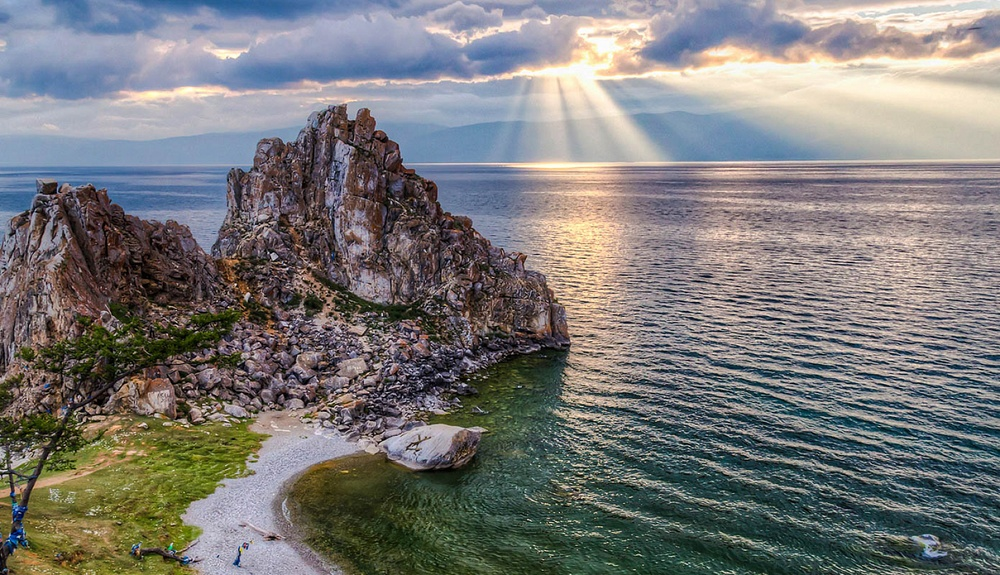
#> input picture data/test.jpg, 1000 x 575 px, shrunk from 1600 x 920 before the run
$ python denoising.py
#> lines starting #> are read from the running program, lines starting #| are printed output that depends on the picture
import cv2
import numpy as np
import matplotlib.pyplot as plt
from skimage.util import random_noise

def calculate_mse(img1, img2):
    """Вычисление среднеквадратичной ошибки"""
    return np.mean((img1.astype(np.float64) - img2.astype(np.float64)) ** 2)

def calculate_psnr(img1, img2):
    """Вычисление пикового отношения сигнал-шум"""
    mse = calculate_mse(img1, img2)
    if mse == 0:
        return float('inf')
    max_pixel = 255.0
    return 20 * np.log10(max_pixel / np.sqrt(mse))

def generate_salt_pepper_noise(img, noise_percent):
    """Генерация шума 'соль-перец'"""
    height, width, channels = img.shape
    mask = np.ones((height, width, channels))
    mask_size = height * width

    num_zeros = int(mask_size * noise_percent)

    for channel in range(channels):
        indices_to_change = np.random.choice(mask_size, num_zeros, replace=False)
        mask[indices_to_change % height, indices_to_change // height, channel] = 0

    return (img * mask).astype(np.uint8), mask

def display_comparison(images, titles, rows, cols, figsize=(15, 10),image_title="comparison"):
    """Функция для отображения сравнения изображений"""
    plt.figure(figsize=figsize)
    for i, (img, title) in enumerate(zip(images, titles)):
        plt.subplot(rows, cols, i + 1)
        if len(img.shape) == 2:
            plt.imshow(img, cmap='gray')
        else:
            plt.imshow(cv2.cvtColor(img, cv2.COLOR_BGR2RGB))
        plt.title(title)
        plt.axis('off')
    plt.tight_layout()
    plt.savefig(f'denoising_output/{image_title}.png', dpi=300, bbox_inches='tight')
    plt.show()

def save_image(image, title="Image", save_name=None):
    """Отображение изображения с возможностью сохранения"""
    plt.figure(figsize=(8, 6))
    if len(image.shape) == 2:
        plt.imshow(image, cmap='gray')
    else:
        plt.imshow(image)
    plt.title(title)
    plt.axis('off')
    plt.tight_layout()

    if save_name:
        plt.savefig(f'denoising_output/{save_name}', dpi=300, bbox_inches='tight')
    plt.show()

def main():
    img = cv2.imread('data/test.jpg')
#> img is the input picture: shape (575, 1000, 3); mean B, G, R 119.8, 120.9, 121.9
    if img is None:
        print("Ошибка: Не удалось загрузить изображение 'data/test.jpg'")
        return

    img_rgb = cv2.cvtColor(img, cv2.COLOR_BGR2RGB)

    print("=== Часть 1: Сжатие JPEG и оценка качества ===")

    flag, encoded_img = cv2.imencode('.jpg', img, [cv2.IMWRITE_JPEG_QUALITY, 50])
    print(f"Сжатие успешно: {flag}")
#| Сжатие успешно: True
    print(f"Размер до сжатия: {img.size} байт")
#| Размер до сжатия: 1725000 байт
    print(f"Размер после сжатия: {encoded_img.size} байт")
#| Размер после сжатия: 101905 байт

    decoded_img = cv2.imdecode(encoded_img, cv2.IMREAD_COLOR)
    decoded_img_rgb = cv2.cvtColor(decoded_img, cv2.COLOR_BGR2RGB)

    mse = calculate_mse(img_rgb, decoded_img_rgb)
#> mse = 94.93
    psnr = calculate_psnr(img_rgb, decoded_img_rgb)
#> psnr = 28.36
    print(f"Среднеквадратичная ошибка (MSE): {mse:.2f}")
#| Среднеквадратичная ошибка (MSE): 94.93
    print(f"Пиковое отношение сигнал-шум (PSNR): {psnr:.2f} dB")
#| Пиковое отношение сигнал-шум (PSNR): 28.36 dB

    images = [img_rgb, decoded_img_rgb]
    titles = ['Оригинал', f'Сжатое JPEG (PSNR: {psnr:.2f} dB)']
#> titles = ['Оригинал', 'Сжатое JPEG (PSNR: 28.36 dB)']
    display_comparison(images, titles, 1, 2, (12, 6),"compare_with_clean")
#> the loop in display_comparison, `for i, (img, title) in enumerate(zip(images, titles)):` made 2 passes
#> title on passes 1 to 2: 'Оригинал', 'Сжатое JPEG (PSNR: 28.36 dB)'
#> in display_comparison, `plt.savefig(f'denoising_output/{image_title}.png', dpi=300, bbox_inche..`:
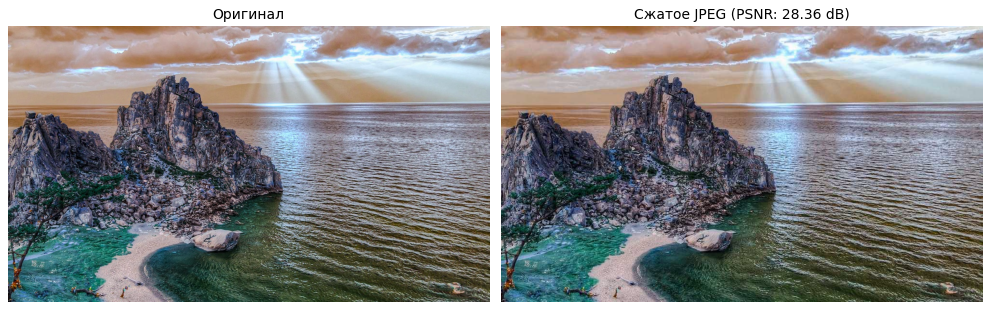
#> figure drawn by matplotlib, 2 panels; B, G, R data is drawn as R, G, B

    print("\n=== Часть 2: Non-Local Means Denoising ===")

    noisy_img_gaussian = random_noise(img_rgb / 255.0, mode="gaussian") * 255.0
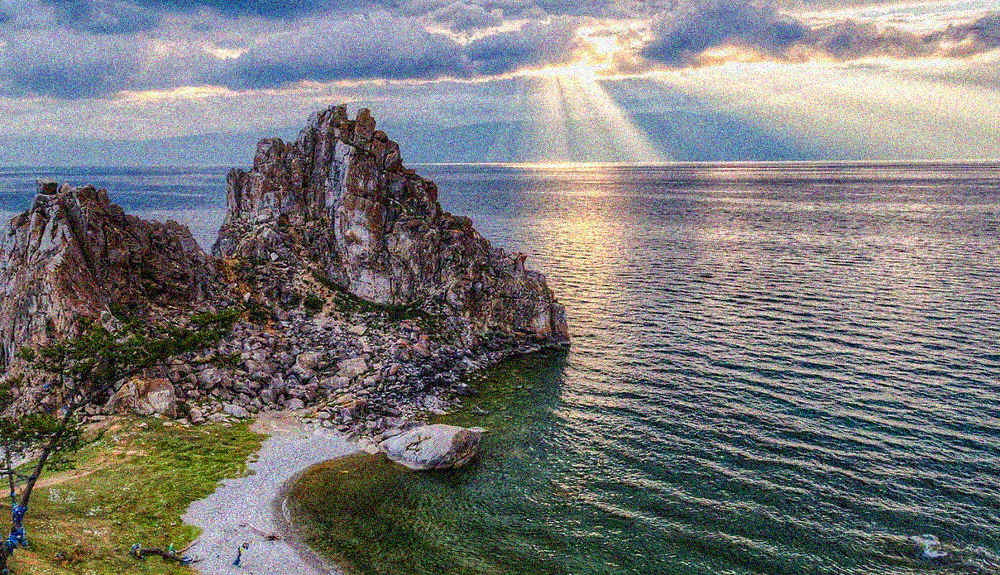
#> noisy_img_gaussian: shape (575, 1000, 3) float64; mean R, G, B 121.8, 121, 120.2
    noisy_img_gaussian = np.clip(noisy_img_gaussian, 0, 255).astype(np.uint8)
    noisy_img_gaussian_bgr = cv2.cvtColor(noisy_img_gaussian, cv2.COLOR_RGB2BGR)

    denoised_nlm = cv2.fastNlMeansDenoisingColored(
        noisy_img_gaussian_bgr, None, h=10, hColor=10,
        templateWindowSize=7, searchWindowSize=21
    )
    denoised_nlm_rgb = cv2.cvtColor(denoised_nlm, cv2.COLOR_BGR2RGB)

    psnr_noisy = calculate_psnr(img_rgb, noisy_img_gaussian)
#> psnr_noisy = 20.23
    psnr_denoised = calculate_psnr(img_rgb, denoised_nlm_rgb)
#> psnr_denoised = 23.56
    print(f"PSNR между оригиналом и зашумленным изображением: {psnr_noisy:.2f} dB")
#| PSNR между оригиналом и зашумленным изображением: 20.23 dB
    print(f"PSNR между оригиналом и очищенным изображением: {psnr_denoised:.2f} dB")
#| PSNR между оригиналом и очищенным изображением: 23.56 dB

    images = [noisy_img_gaussian, denoised_nlm_rgb]
    titles = [
        f'Гауссовский шум (PSNR: {psnr_noisy:.2f} dB)',
        f'Non-Local Means (PSNR: {psnr_denoised:.2f} dB)'
    ]
#> titles = ['Гауссовский шум (PSNR: 20.23 dB)', 'Non-Local Means (PSNR: 23.56 dB)']
    display_comparison(images, titles, 1, 2, (12, 6), "compressing")
#> the loop in display_comparison (call 2), `for i, (img, title) in enumerate(zip(images, titles)):` made 2 passes

    print("\n=== Часть 3: Обработка шума 'соль-перец' ===")

    noisy_img_salt_pepper, _ = generate_salt_pepper_noise(img_rgb, 0.1)
#> after the loop in generate_salt_pepper_noise, `for channel in range(channels):`:
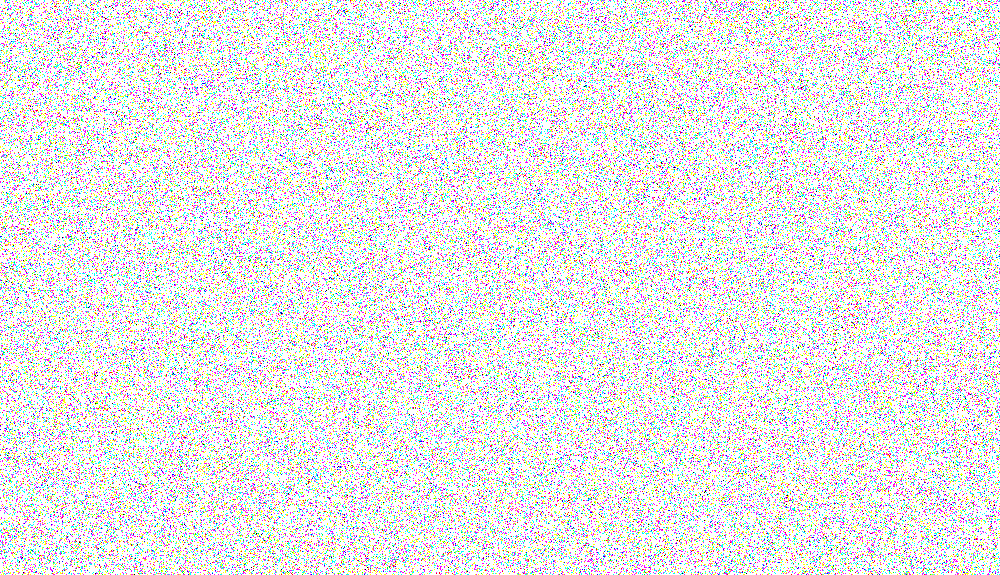
#> mask: shape (575, 1000, 3) float64; mean of channels 0, 1, 2 0.9, 0.9, 0.9; drawn as B, G, R
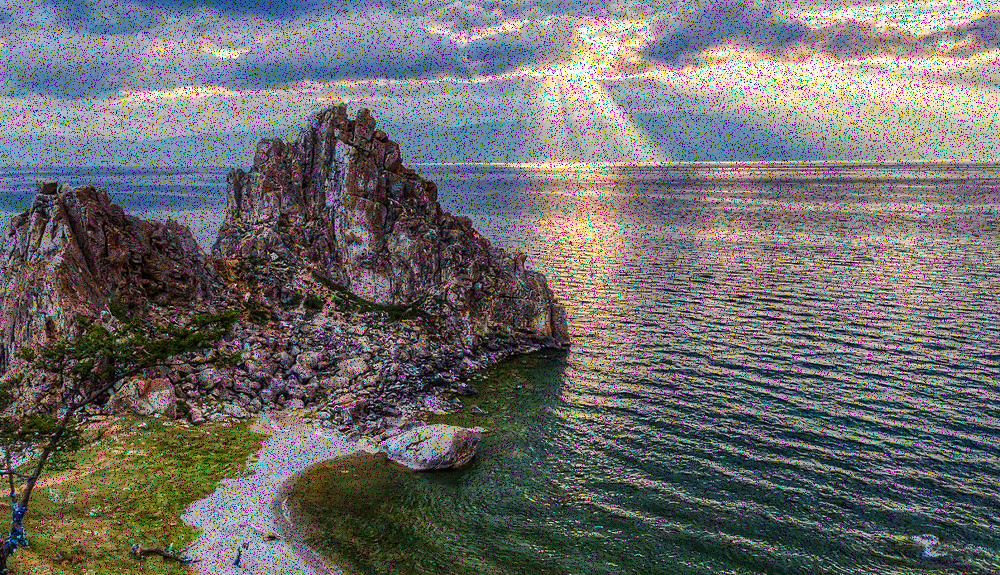
#> noisy_img_salt_pepper: shape (575, 1000, 3); mean R, G, B 109.7, 108.8, 107.8
    noisy_img_salt_pepper_bgr = cv2.cvtColor(noisy_img_salt_pepper, cv2.COLOR_RGB2BGR)

    denoised_nlm_sp = cv2.fastNlMeansDenoisingColored(
        noisy_img_salt_pepper_bgr, None, h=10, hColor=10,
        templateWindowSize=7, searchWindowSize=21
    )
    denoised_nlm_sp_rgb = cv2.cvtColor(denoised_nlm_sp, cv2.COLOR_BGR2RGB)

    denoised_median = cv2.medianBlur(noisy_img_salt_pepper_bgr, 5)
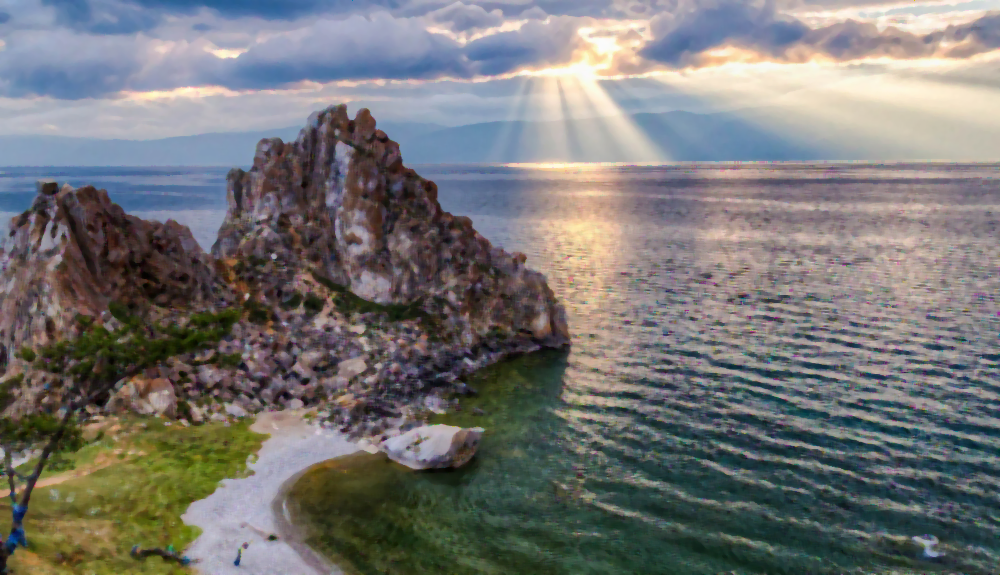
#> denoised_median: shape (575, 1000, 3); mean B, G, R 116.1, 117.2, 117.9
    denoised_median_rgb = cv2.cvtColor(denoised_median, cv2.COLOR_BGR2RGB)

    psnr_noisy_sp = calculate_psnr(img_rgb, noisy_img_salt_pepper)
#> psnr_noisy_sp = 15.53
    psnr_nlm_sp = calculate_psnr(img_rgb, denoised_nlm_sp_rgb)
#> psnr_nlm_sp = 15.55
    psnr_median = calculate_psnr(img_rgb, denoised_median_rgb)
#> psnr_median = 20.11

    print(f"PSNR зашумленное 'соль-перец': {psnr_noisy_sp:.2f} dB")
#| PSNR зашумленное 'соль-перец': 15.53 dB
    print(f"PSNR Non-Local Means: {psnr_nlm_sp:.2f} dB")
#| PSNR Non-Local Means: 15.55 dB
    print(f"PSNR Медианный фильтр: {psnr_median:.2f} dB")
#| PSNR Медианный фильтр: 20.11 dB

    images = [
        noisy_img_salt_pepper,
        denoised_nlm_sp_rgb,
        denoised_median_rgb
    ]
    titles = [
        f'Шум "соль-перец" (PSNR: {psnr_noisy_sp:.2f} dB)',
        f'Non-Local Means (PSNR: {psnr_nlm_sp:.2f} dB)',
        f'Медианный фильтр (PSNR: {psnr_median:.2f} dB)'
    ]
#> titles = ['Шум "соль-перец" (PSNR: 15.53 dB)', 'Non-Local Means (PSNR: 15.55 dB)', 'Медианный фильтр (PSNR: 20.11 dB)']
    display_comparison(images, titles, 1, 3, (15, 5),"noise")

    print("\n=== Сравнение методов денойзинга ===")

    methods = ["Гауссовский шум", "Non-Local Means", "Шум 'соль-перец'", "NLM для 'соль-перец'", "Медианный фильтр"]
    psnr_values = [psnr_noisy, psnr_denoised, psnr_noisy_sp, psnr_nlm_sp, psnr_median]
#> psnr_values = [20.23, 23.56, 15.53, 15.55, 20.11]

    print("\nСравнение методов по PSNR:")
    for method, psnr_val in zip(methods, psnr_values):
        print(f"{method}: {psnr_val:.2f} dB")
#> this loop made 5 passes
#| Гауссовский шум: 20.23 dB
#| Non-Local Means: 23.56 dB
#| Шум 'соль-перец': 15.53 dB
#| NLM для 'соль-перец': 15.55 dB
#| Медианный фильтр: 20.11 dB

    all_images = [
        img_rgb, noisy_img_gaussian, denoised_nlm_rgb,
        noisy_img_salt_pepper, denoised_nlm_sp_rgb, denoised_median_rgb
    ]
    all_titles = [
        'Оригинал',
        f'Гауссовский шум\n({psnr_noisy:.1f} dB)',
        f'Non-Local Means\n({psnr_denoised:.1f} dB)',
        f'Шум "соль-перец"\n({psnr_noisy_sp:.1f} dB)',
        f'NLM для "соль-перец"\n({psnr_nlm_sp:.1f} dB)',
        f'Медианный фильтр\n({psnr_median:.1f} dB)'
    ]

    plt.figure(figsize=(18, 12))
    for i, (image, title) in enumerate(zip(all_images, all_titles)):
        plt.subplot(2, 3, i + 1)
        plt.imshow(image)
        plt.title(title, fontsize=12)
        plt.axis('off')
#> this loop made 6 passes
    plt.tight_layout()
    plt.savefig(f'denoising_output/compare_with_original.png', dpi=300, bbox_inches='tight')
    plt.show()


if __name__ == "__main__":
    main()
